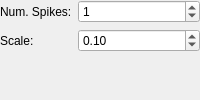
           <widget class="QFrame" name="m_SpikeFrame">
            <property name="frameShape">
             <enum>QFrame::NoFrame</enum>
            </property>
            <property name="frameShadow">
             <enum>QFrame::Raised</enum>
            </property>
            <layout class="QFormLayout" name="formLayout_9">
             <property name="leftMargin">
              <number>0</number>
             </property>
             <property name="topMargin">
              <number>0</number>
             </property>
             <property name="rightMargin">
              <number>0</number>
             </property>
             <property name="bottomMargin">
              <number>0</number>
             </property>
             <item row="0" column="0">
              <widget class="QLabel" name="m_NoiseLabel_2">
               <property name="text">
                <string>Num. Spikes:</string>
               </property>
              </widget>
             </item>
             <item row="0" column="1">
              <widget class="QSpinBox" name="m_SpikeNumBox">
               <property name="toolTip">
                <string>The number of randomly occurring signal spikes.</string>
               </property>
               <property name="value">
                <number>1</number>
               </property>
              </widget>
             </item>
             <item row="1" column="1">
              <widget class="QDoubleSpinBox" name="m_SpikeScaleBox">
               <property name="toolTip">
                <string>Spike amplitude relative to the largest signal amplitude of the corresponding k-space slice.</string>
               </property>
               <property name="singleStep">
                <double>0.100000000000000</double>
               </property>
               <property name="value">
                <double>0.100000000000000</double>
               </property>
              </widget>
             </item>
             <item row="1" column="0">
              <widget class="QLabel" name="m_NoiseLabel_4">
               <property name="text">
                <string>Scale:</string>
               </property>
              </widget>
             </item>
            </layout>
           </widget>
